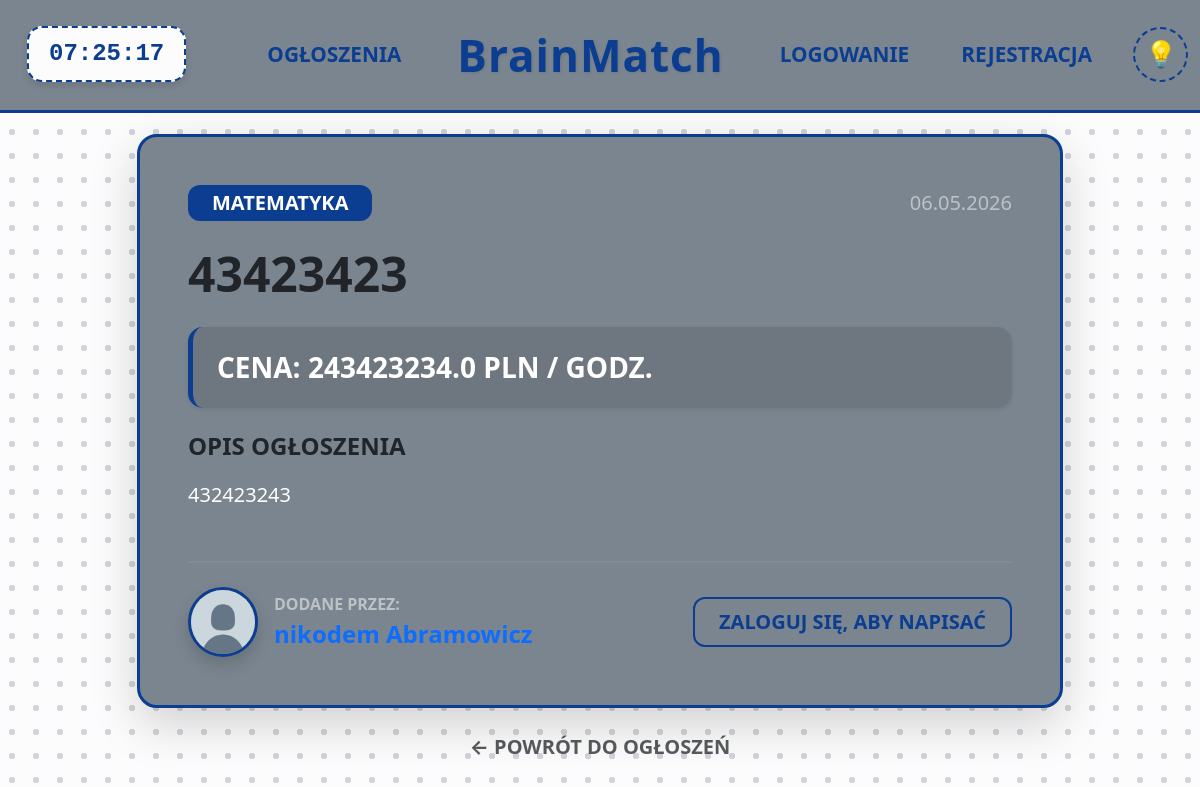
Page /ad/1 on the committed database.
### app/models.py (models this page shows, shortened)
class Ad(db.Model):
    id = db.Column(db.Integer, primary_key=True)
    title = db.Column(db.String(100), nullable=False)
    subject = db.Column(db.String(50), nullable=False)
    description = db.Column(db.Text, nullable=False)
    price = db.Column(db.Float, nullable=False)
    date_posted = db.Column(db.DateTime, nullable=False, default=datetime.utcnow)
    user_id = db.Column(db.Integer, db.ForeignKey('user.id'), nullable=False)
    messages = db.relationship('Message', backref='ad', lazy=True, cascade="all, delete-orphan")

class User(db.Model, UserMixin):
    id = db.Column(db.Integer, primary_key=True)
    username = db.Column(db.String(20), unique=True, nullable=False)
    email = db.Column(db.String(120), unique=True, nullable=False)
    password_hash = db.Column(db.String(128), nullable=False) #wergzueg
    role = db.Column(db.String(10), nullable=False, default='student')
    profile_pic = db.Column(db.String(20), nullable=False, default='default_profile.jpg')
    cover_pic = db.Column(db.String(20), nullable=False, default='default_cover.jpg')
    bio = db.Column(db.Text, nullable=True)
    first_name = db.Column(db.String(50), nullable=True)
    last_name = db.Column(db.String(50), nullable=True)
    education = db.Column(db.Text, nullable=True)
    ads = db.relationship('Ad', backref='author', lazy=True)
    messages_sent = db.relationship('Message', foreign_keys='Message.sender_id', backref='author', lazy='dynamic')
    messages_received = db.relationship('Message', foreign_keys='Message.recipient_id', backref='recipient', lazy='dynamic')

### app/main.py (the view)
@main.route('/ad/<int:ad_id>')
def ad_details(ad_id):
    ad = Ad.query.get_or_404(ad_id)
    return render_template('ad_details.html', title=ad.title, ad=ad)

### app/templates/ad_details.html (shortened to what this page needs)
{% extends "base.html" %}
{% block content %}
<div class="row justify-content-center">
    <div class="col-md-10">
        <div class="card shadow-lg border-0" style="background-color: var(--card-bg); border-radius: 20px; border: 3px solid var(--main-accent) !important;">
            <div class="card-body p-5">
                <div class="d-flex justify-content-between align-items-center mb-4">
                    <span class="badge px-4 py-2 fs-5" style="background-color: var(--main-accent); color: var(--text-on-accent); border-radius: 12px;">{{ ad.subject | upper }}</span>
                    <small class="text-white-50 fs-5">{{ ad.date_posted.strftime('%d.%m.%Y') }}</small>
                </div>
                <h1 class="fw-bold mb-4 accent-text" style="font-size: 3rem;">{{ ad.title }}</h1>
                <div class="p-4 mb-4 shadow-sm" style="background-color: rgba(0,0,0,0.1); border-radius: 15px; border-left: 5px solid var(--main-accent);">
                    <h3 class="fw-bold text-white mb-0">CENA: {{ ad.price }} PLN / GODZ.</h3>
                </div>
                <div class="mb-5">
                    <h4 class="fw-bold accent-text mb-3">OPIS OGŁOSZENIA</h4>
                    <p class="fs-5 text-white" style="line-height: 1.8; white-space: pre-line;">{{ ad.description }}</p>
                </div>
                <hr style="border-top: 2px solid rgba(255,255,255,0.2);">
                <div class="d-flex justify-content-between align-items-center mt-4">
                    <div class="d-flex align-items-center">
                        <a href="{{ url_for('main.view_profile', username=ad.author.username) }}">
                            <img src="{{ url_for('static', filename='profile_pics/' + ad.author.profile_pic) }}"
                                 class="rounded-circle me-3 shadow"
                                 style="width: 70px; height: 70px; object-fit: cover; border: 3px solid var(--main-accent);">
                        </a>
                        <div>
                            <span class="d-block fw-bold text-white-50">DODANE PRZEZ:</span>
                            <a href="{{ url_for('main.view_profile', username=ad.author.username) }}" class="text-decoration-none fw-bold fs-4 accent-text profile-link">
                                {% if ad.author.first_name and ad.author.last_name %}
                                    {{ ad.author.first_name }} {{ ad.author.last_name }}
                                {% else %}
                                    @{{ ad.author.username }}
                                {% endif %}
                            </a>
                        </div>
                    </div>
                    <div>
                        {% if current_user.is_authenticated %}
                            {% if current_user != ad.author %}
                                <a href="{{ url_for('main.chat_with', user_id=ad.author.id, ad_id=ad.id) }}" class="btn btn-lg fw-bold shadow-sm px-4 py-3" style="background-color: var(--main-accent); color: var(--text-on-accent); border-radius: 15px;">
                                    ✉️ NAPISZ W SPRAWIE OGŁOSZENIA
                                </a>
                            {% endif %}
                        {% else %}
                            <a href="{{ url_for('auth.login') }}" class="btn btn-lg fw-bold px-4" style="border: 2px solid var(--main-accent); color: var(--main-accent); border-radius: 12px;">ZALOGUJ SIĘ, ABY NAPISAĆ</a>
                        {% endif %}
                    </div>
                </div>
            </div>
        </div>
        <div class="mt-4 text-center">
            <a href="{{ url_for('main.ads') }}" class="text-decoration-none fw-bold text-muted fs-5 transition-link">&larr; POWRÓT DO OGŁOSZEŃ</a>
        </div>
    </div>
</div>
{% endblock %}

### app/templates/base.html (style rules this page uses)
:root { --bg-color: #fcfcfc; --dot-color: #d1d5db; --main-accent: #0b3d91; --navbar-bg: #7a858f; --card-bg: #7a858f; --text-on-accent: #ffffff; --text-main: #343a40; --logo-color: #0b3d91; --form-label: #0b3d91; }
body { background-color: var(--bg-color) !important; background-image: radial-gradient(var(--dot-color) 3px, transparent 3px) !important; background-size: 24px 24px !important; min-height: 100vh; overflow-x: hidden; padding-top: 110px; color: var(--text-main); transition: background-color 0.3s ease, color 0.3s ease; }

### rows in the picture
Ad: subject "MATEMATYKA", date_posted "06.05.2026", title "43423423", price "243423234.0", description "432423243"
User: profile_pic (placeholder picture), author.first_name "nikodem", author.last_name "Abramowicz"
